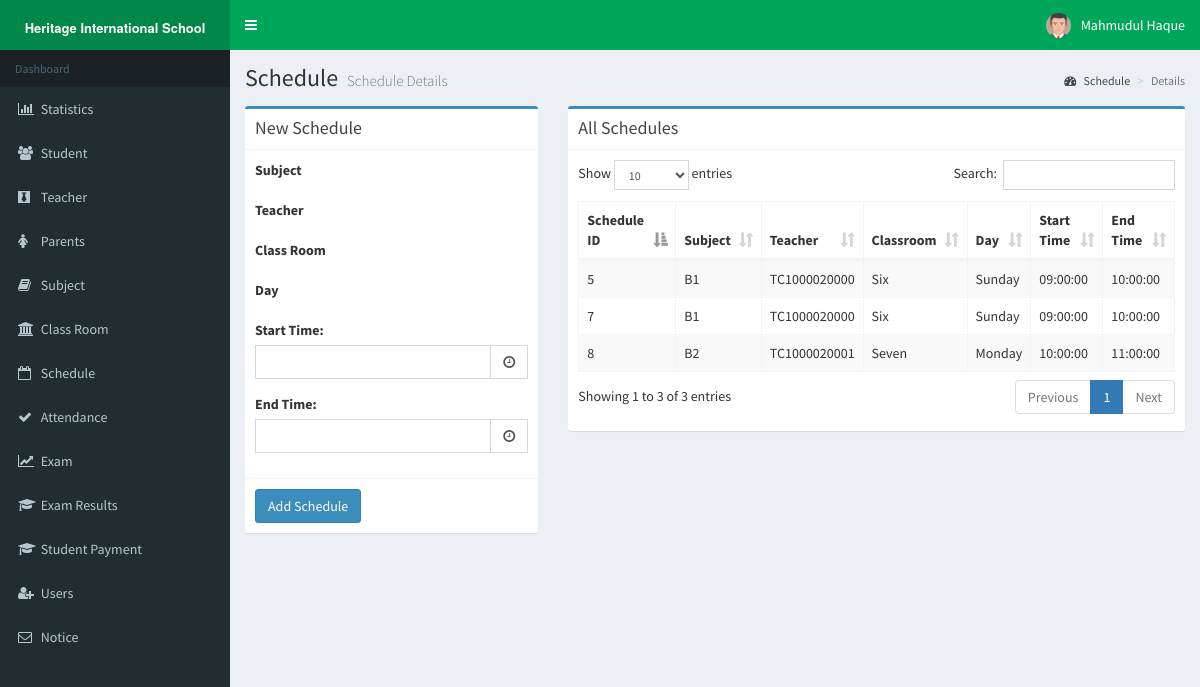
The page /schedule.php (signed in) on the database its author committed.
### tables this page shows
CREATE TABLE `schedule` (
  `id` int(11) NOT NULL,
  `subject` varchar(50) NOT NULL,
  `teacher` varchar(50) NOT NULL,
  `day` varchar(50) NOT NULL,
  `stime` time NOT NULL,
  `class` varchar(50) NOT NULL,
  `etime` time NOT NULL
);

### schedule.php (the view, shortened to what this page needs)
<?php session_start();
include_once 'database.php';
?>
<!DOCTYPE html>
<html>
<head>
  <link rel="stylesheet" href="bower_components/bootstrap/dist/css/bootstrap.min.css">
  <link rel="stylesheet" href="bower_components/font-awesome/css/font-awesome.min.css">
  <link rel="stylesheet" href="bower_components/Ionicons/css/ionicons.min.css">
    <link rel="stylesheet" href="bower_components/datatables.net-bs/css/dataTables.bootstrap.min.css">
  <link rel="stylesheet" href="bower_components/bootstrap-daterangepicker/daterangepicker.css">
    <link rel="stylesheet" href="plugins/timepicker/bootstrap-timepicker.min.css">
  <link rel="stylesheet" href="bower_components/bootstrap-datepicker/dist/css/bootstrap-datepicker.min.css">
  <link rel="stylesheet" href="bower_components/select2/dist/css/select2.min.css">
  <link rel="stylesheet" href="dist/css/AdminLTE.min.css">
  <link rel="stylesheet" href="dist/css/skins/_all-skins.min.css">
</head>
<body class="hold-transition skin-green sidebar-mini">
<div class="wrapper">
 <?php include_once 'header.php'; ?>
  <?php include_once 'sidebar.php'; ?>
  <div class="content-wrapper">
    <section class="content-header">
      <h1>
        Schedule
        <small>Schedule Details</small>
      </h1>
      <ol class="breadcrumb">
        <li><a href="#"><i class="fa fa-dashboard"></i> Schedule</a></li>
        <li class="active">Details</li>
      </ol>
    </section>
    <section class="content">
 <div class="row">
 <div class="col-xs-4">
          <div class="box box-primary">
            <div class="box-header with-border">
              <h3 class="box-title">New Schedule</h3>
            </div>
            <form role="form" method="POST" >
              <div class="box-body">
                <div class="form-group">
                <label>Subject</label>
                </div>
                <div class="form-group">
                <label>Teacher</label>
                </div>
                <div class="form-group">
                <label>Class Room</label>
                </div>
                <div class="form-group">
                <label>Day</label>
                </div>
           <div class="bootstrap-timepicker">
                <div class="form-group">
                  <label>Start Time:</label>
                  <div class="input-group">
                    <input name="stime" type="text" class="form-control timepicker">
                    <div class="input-group-addon">
                      <i class="fa fa-clock-o"></i>
                    </div>
                  </div>
                </div>
              </div>
              <div class="bootstrap-timepicker">
                <div class="form-group">
                  <label>End Time:</label>
                  <div class="input-group">
                    <input name="etime" type="text" class="form-control timepicker">
                    <div class="input-group-addon">
                      <i class="fa fa-clock-o"></i>
                    </div>
                  </div>
                </div>
              </div>
              </div>
              <div class="box-footer">
                <button type="submit" name="submit" value="submit" class="btn btn-primary">Add Schedule</button>
              </div>
            </form>
          </div></div>
          <div class="col-xs-8">
          <div class="box box-primary">
            <div class="box-header with-border">
              <h3 class="box-title">All Schedules</h3>
            </div>
            <div class="box-body">
              <table id="example1" class="table table-bordered table-striped">
                <thead>
                <tr>
                  <th>Schedule ID</th>
                  <th>Subject</th>
                  <th>Teacher</th>
                  <th>Classroom</th>
                  <th>Day</th>
                  <th>Start Time</th>
                  <th>End Time</th>
                </tr>
                </thead>
                <tbody>
                  <?php
                  $sql = "SELECT * FROM schedule";
                  $result = $conn->query($sql);
                  if ($result->num_rows > 0) {
                     while($row = $result->fetch_assoc()) {
                      echo "<tr><td> " . $row["id"]. " </td><td> " . $row["subject"]." </td><td> " . $row["teacher"]." </td><td> " . $row["class"]. "</td><td>" . $row["day"]. "</td><td>" . $row["stime"]. "</td><td>" . $row["etime"]. "</td></tr>";
                       }
                                  }
                  ?>
                </tbody>
              </table>
            </div>
          </div>
          </div>
        </div>
    </section>
  </div>
</div>
</body>
</html>

### rows shown on the page
schedule: id "5", subject "B1", teacher "TC1000020000", class "Six", day "Sunday", stime "09:00:00", etime "10:00:00"
schedule: id "7", subject "B1", teacher "TC1000020000", class "Six", day "Sunday", stime "09:00:00", etime "10:00:00"
schedule: id "8", subject "B2", teacher "TC1000020001", class "Seven", day "Monday", stime "10:00:00", etime "11:00:00"

### other values the page prints
$_SESSION['user'] "Mahmudul Haque"
